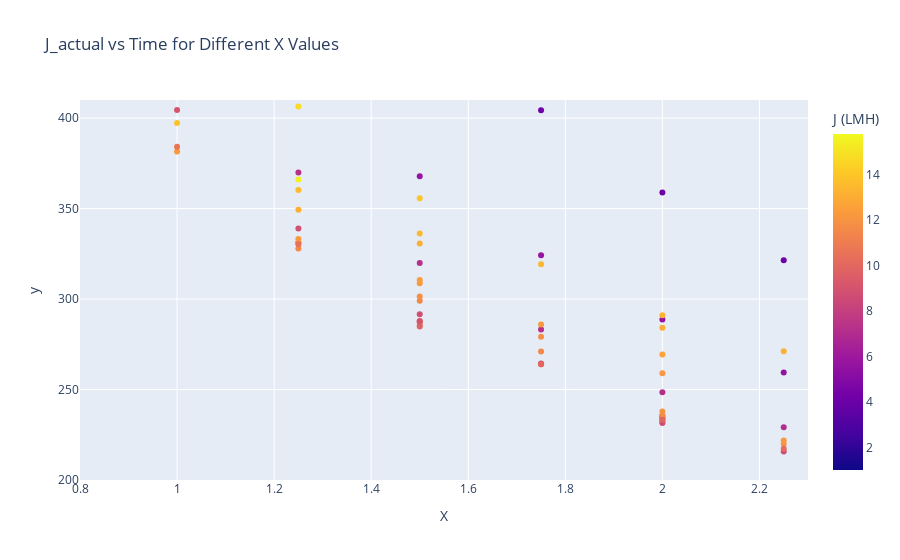

The cell this chart's notebook holds for it:
### Code cell
# Create a dictionary to store the dataframes
dataframes_loop = {}

# Define the different X values
x_values = [1.0, 1.25, 1.5, 1.75, 2.0,2.25]

# Loop through each X value and read the CSV files
for x_value in x_values:
    folder_path = f"/Users/baochikhuc/Documents/microfiltration_model_2024/Model/Data V_1 = 85 Re = 977 X{x_value} Perm Loop"
    csv_files = [f for f in os.listdir(folder_path) if f.endswith('.csv') and f.startswith('dynamic_simulation')]
    
    for file in csv_files:
        file_path = os.path.join(folder_path, file)
        df_name = os.path.splitext(file)[0]
        dataframes_loop[df_name] = pd.read_csv(file_path)

# print(dataframes_loop.keys())

# Group the data by X value
grouped_data_loop = []
for df_name, df in dataframes_loop.items():
    match = re.search(r"X(\d+\.\d+)", str(df_name))
    if match:
        X_value = float(match.group(1))
        J_actual_match = re.search(r"J_actual_(\d+\.\d+)", df_name)
        if J_actual_match:
            J_actual_value = float(J_actual_match.group(1))
            if '10nm_cumulative_yield' in df.columns:
                if df['10nm_cumulative_yield'].max() >= 0.85:
                    yield_index = df[df['10nm_cumulative_yield'] >= 0.85].index[0]
                else:
                    yield_index = df.index[-1]
                yield_index_row = df.loc[yield_index]
                grouped_data_loop.append({
                    'X': X_value,
                    'Diavolumes': yield_index_row['Diavolumes'],
                    'J_actual': J_actual_value,
                    'Time': yield_index_row['Time (s)'],
                    'Yield': yield_index_row['10nm_cumulative_yield']
                })

# Create a DataFrame from the grouped data
grouped_df_loop = pd.DataFrame(grouped_data_loop)

# Create the interactive scatter plot
fig_X = px.scatter(grouped_df_loop, y=(grouped_df_loop['Time'] / 60)/grouped_df_loop['X'], x='X', color='J_actual',
                   hover_data=['Time', 'J_actual', 'Diavolumes','Yield'],
                   labels={'Time': 'Time (min)', 'J_actual': 'J (LMH)'},
                   title='J_actual vs Time for Different X Values')

fig_X.update_layout(xaxis_range=[0.8, 2.3])
fig_X.update_layout(yaxis_range=[200, 410])

fig_X.show()

### Figure 1 — Plotly figure (JSON) as saved in the notebook; plotly's stock layout.template omitted (floating-point values rounded to 4 significant figures; data arrays with more than 128 entries replaced by an {"elided": "..."} marker saying what was removed)
{"data": [{"customdata": {"elided": "90x4 float values"}, "hovertemplate": "X=%{x}<br>y=%{y}<br>Time (min)=%{customdata[0]}<br>J (LMH)=%{marker.color}<br>Diavolumes=%{customdata[2]}<br>Yield=%{customdata[3]}<extra></extra>", "legendgroup": "", "marker": {"color": [12.21, 1, 5.81, 2.6, 15.42, 15.5, 15.8, 13.81, 10.61, 4.2, 7.41, 9.01, 15.16, 8.87, 2.57, 1, 10, 13.59, 12.02, 15.65, 12.21, 15.5, 4.15, 13.15, 14.72, 5.72, 11.57, 7.3, 10.44, 12.21, 12.34, 4.12, 1, 10.35, 5.68, 13.47, 11.56, 2.56, 10, 13.9, 10.78, 8.79, 7.23, 15.03, 9.78, 11.91, 9, 13.12, 10.29, 8.74, 13.39, 2.55, 11.84, 14.93, 5.64, 11.55, 7.19, 15, 12.21, 1, 4.1, 10, 5.61, 13.3, 7.15, 9.54, 1, 12.21, 4.08, 11.54, 10.23, 2.54, 13.08, 8, 12, 11.08, 12.61, 8.69, 11.77, 10, 2.53, 5.58, 12, 8.64, 13.22, 10.17, 7.11, 12.21, 1, 4.06], "coloraxis": "coloraxis", "symbol": "circle"}, "mode": "markers", "name": "", "orientation": "v", "showlegend": false, "type": "scatter", "x": [1, 1, 1, 1, 1, 1, 1, 1, 1, 1, 1, 1, 1.25, 1.25, 1.25, 1.25, 1.25, 1.25, 1.25, 1.25, 1.25, 1.25, 1.25, 1.25, 1.25, 1.25, 1.25, 1.25, 1.25, 1.5, 1.5, 1.5, 1.5, 1.5, 1.5, 1.5, 1.5, 1.5, 1.5, 1.5, 1.5, 1.5, 1.5, 1.5, 1.5, 1.5, 1.5, 1.5, 1.75, 1.75, 1.75, 1.75, 1.75, 1.75, 1.75, 1.75, 1.75, 1.75, 1.75, 1.75, 1.75, 1.75, 2, 2, 2, 2, 2, 2, 2, 2, 2, 2, 2, 2, 2, 2, 2, 2, 2, 2, 2.25, 2.25, 2.25, 2.25, 2.25, 2.25, 2.25, 2.25, 2.25, 2.25], "xaxis": "x", "y": [381.5, 2405.0, 520.2, 990.5, 440.8, 445, 464.7, 397.3, 384.2, 661.3, 445.5, 404.5, 437.1, 338.9, 808.4, 1932, 331.2, 360.3, 331.2, 490.3, 333.2, 366.1, 544, 349.3, 406.4, 430, 328, 369.9, 330.3, 308.7, 310.6, 462.6, 1616.0, 287.9, 367.9, 336.2, 299.1, 683.3, 287.3, 355.7, 285.7, 291.7, 319.9, 473.9, 284.9, 301.4, 287.8, 330.7, 264, 264.4, 319.2, 593.0, 279.1, 461.0, 324.2, 271.0, 283.2, 494.3, 285.9, 1389.0, 404.4, 263.9, 288.8, 291.1, 248.5, 232.8, 1219.0, 259, 358.9, 234.2, 234.4, 524.2, 284.2, 235.4, 237.8, 232, 269.3, 231.5, 235.8, 233.3, 469.3, 259.4, 219.9, 215.7, 271.2, 217.3, 229.2, 221.8, 1085.0, 321.4], "yaxis": "y"}], "layout": {"coloraxis": {"colorbar": {"title": {"text": "J (LMH)"}}, "colorscale": [[0, "#0d0887"], [0.1111, "#46039f"], [0.2222, "#7201a8"], [0.3333, "#9c179e"], [0.4444, "#bd3786"], [0.5556, "#d8576b"], [0.6667, "#ed7953"], [0.7778, "#fb9f3a"], [0.8889, "#fdca26"], [1, "#f0f921"]]}, "legend": {"tracegroupgap": 0}, "title": {"text": "J_actual vs Time for Different X Values"}, "xaxis": {"anchor": "y", "domain": [0, 1], "range": [0.8, 2.3], "title": {"text": "X"}}, "yaxis": {"anchor": "x", "domain": [0, 1], "range": [200, 410], "title": {"text": "y"}}}}
